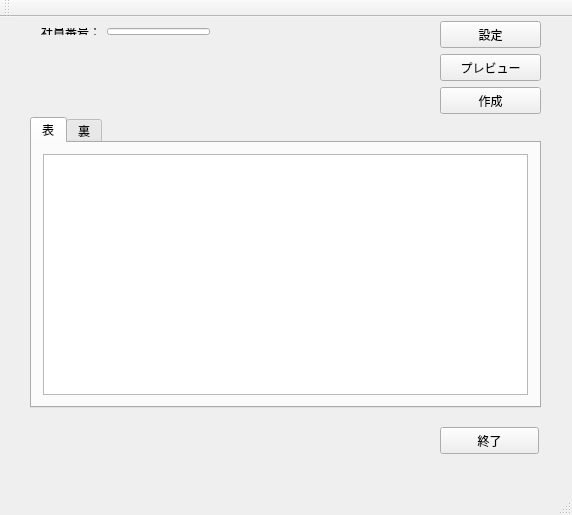
<?xml version="1.0" encoding="UTF-8"?>
<ui version="4.0">
 <class>CSbcMakerMain</class>
 <widget class="QMainWindow" name="CSbcMakerMain">
  <property name="geometry">
   <rect>
    <x>0</x>
    <y>0</y>
    <width>572</width>
    <height>515</height>
   </rect>
  </property>
  <property name="sizePolicy">
   <sizepolicy hsizetype="Preferred" vsizetype="Preferred">
    <horstretch>0</horstretch>
    <verstretch>0</verstretch>
   </sizepolicy>
  </property>
  <property name="windowTitle">
   <string>名刺自動生成</string>
  </property>
  <property name="inputMethodHints">
   <set>Qt::ImhNone</set>
  </property>
  <widget class="QWidget" name="centralWidget">
   <widget class="QPushButton" name="finishPushButton">
    <property name="geometry">
     <rect>
      <x>440</x>
      <y>410</y>
      <width>99</width>
      <height>27</height>
     </rect>
    </property>
    <property name="text">
     <string>終了</string>
    </property>
   </widget>
   <widget class="QTabWidget" name="viewTabWidget">
    <property name="geometry">
     <rect>
      <x>30</x>
      <y>100</y>
      <width>511</width>
      <height>291</height>
     </rect>
    </property>
    <property name="currentIndex">
     <number>0</number>
    </property>
    <widget class="QWidget" name="forntTab">
     <attribute name="title">
      <string>表</string>
     </attribute>
     <layout class="QGridLayout" name="gridLayout_3">
      <item row="0" column="0">
       <widget class="QGraphicsView" name="FrontGraphicsView"/>
      </item>
     </layout>
    </widget>
    <widget class="QWidget" name="backTab">
     <attribute name="title">
      <string>裏</string>
     </attribute>
     <layout class="QGridLayout" name="gridLayout_2">
      <item row="0" column="0">
       <widget class="QGraphicsView" name="BackGraphicsView"/>
      </item>
     </layout>
    </widget>
   </widget>
   <widget class="QPushButton" name="settingPushButton">
    <property name="geometry">
     <rect>
      <x>440</x>
      <y>4</y>
      <width>101</width>
      <height>27</height>
     </rect>
    </property>
    <property name="text">
     <string>設定</string>
    </property>
   </widget>
   <widget class="QPushButton" name="previewPushButton">
    <property name="geometry">
     <rect>
      <x>440</x>
      <y>37</y>
      <width>101</width>
      <height>27</height>
     </rect>
    </property>
    <property name="text">
     <string>プレビュー</string>
    </property>
   </widget>
   <widget class="QPushButton" name="imgGenPushButton">
    <property name="geometry">
     <rect>
      <x>440</x>
      <y>70</y>
      <width>101</width>
      <height>27</height>
     </rect>
    </property>
    <property name="text">
     <string>作成</string>
    </property>
   </widget>
   <widget class="QWidget" name="layoutWidget">
    <property name="geometry">
     <rect>
      <x>30</x>
      <y>0</y>
      <width>191</width>
      <height>29</height>
     </rect>
    </property>
    <layout class="QGridLayout" name="gridLayout">
     <item row="0" column="0">
      <widget class="QLabel" name="employeeLabel">
       <property name="layoutDirection">
        <enum>Qt::RightToLeft</enum>
       </property>
       <property name="text">
        <string>社員番号：</string>
       </property>
      </widget>
     </item>
     <item row="0" column="1">
      <widget class="QLineEdit" name="employeeNumLineEdit">
       <property name="maxLength">
        <number>6</number>
       </property>
       <property name="cursorPosition">
        <number>0</number>
       </property>
       <property name="alignment">
        <set>Qt::AlignCenter</set>
       </property>
       <property name="dragEnabled">
        <bool>false</bool>
       </property>
       <property name="readOnly">
        <bool>false</bool>
       </property>
      </widget>
     </item>
    </layout>
   </widget>
   <zorder>layoutWidget</zorder>
   <zorder>finishPushButton</zorder>
   <zorder>viewTabWidget</zorder>
   <zorder>settingPushButton</zorder>
   <zorder>imgGenPushButton</zorder>
   <zorder>previewPushButton</zorder>
  </widget>
  <widget class="QMenuBar" name="menuBar">
   <property name="geometry">
    <rect>
     <x>0</x>
     <y>0</y>
     <width>572</width>
     <height>25</height>
    </rect>
   </property>
  </widget>
  <widget class="QToolBar" name="mainToolBar">
   <attribute name="toolBarArea">
    <enum>TopToolBarArea</enum>
   </attribute>
   <attribute name="toolBarBreak">
    <bool>false</bool>
   </attribute>
  </widget>
  <widget class="QStatusBar" name="statusBar"/>
 </widget>
 <layoutdefault spacing="6" margin="11"/>
 <resources/>
 <connections/>
</ui>
